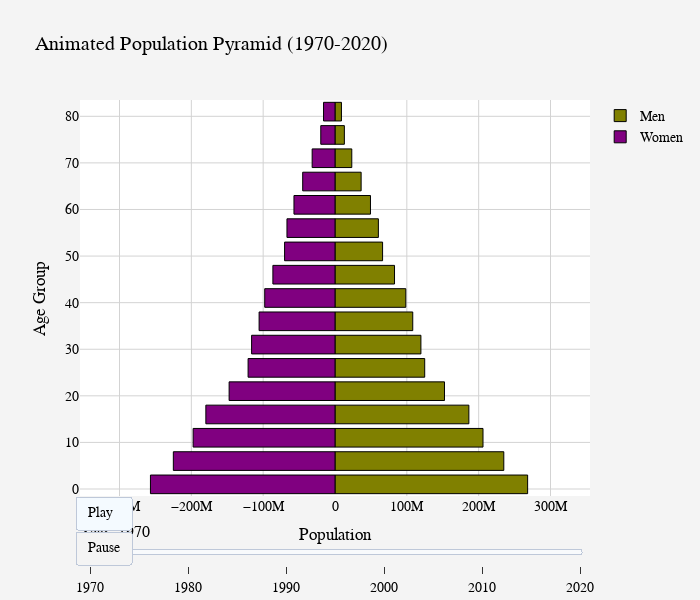

Notebook source saved alongside this figure:
### Code cell
# Trying to make an animated one..?

# Define available years
years = [1970, 1980, 1990, 2000, 2010, 2020]
ages = [f"{i}-{i+4}" for i in range(0, 85, 5)] + ["85+"]  # Includes 85+ group

# Function to create bar traces for a given year
def get_traces(year):
    male_values = world.loc[str(year)].filter(regex="Male").values
    female_values = world.loc[str(year)].filter(regex="Female").values

    return [
        go.Bar(
            x=male_values,
            y=[int(s.split('-')[0]) + 1 if '-' in s else int(s[:-1]) for s in ages],
            orientation='h',
            name='Men',
            marker=dict(color='olive', line=dict(color='black', width=1)),
            hoverinfo='skip'
        ),
        go.Bar(
            x=-female_values,  # Keep negative values for left alignment
            y=[int(s.split('-')[0]) + 1 if '-' in s else int(s[:-1]) for s in ages],
            orientation='h',
            name='Women',
            marker=dict(color='purple', line=dict(color='black', width=1)),
            hoverinfo='skip'
        )
    ]

# Ensure index is properly formatted for lookup
max_population = max(world.loc[world.index.astype(str).isin(map(str, years))].filter(regex="Male|Female").max().values)

# Create figure with initial data (1970)
fig2 = go.Figure(data=get_traces(1970), frames=[
    go.Frame(data=get_traces(year), name=str(year)) for year in years
])

# Update layout with proper axis alignment
fig2.update_layout(
    title="Animated World Population Pyramid (1970-2020)",
    width=700, height=600, paper_bgcolor='#f4f4f4', plot_bgcolor='#ffffff',
    font=dict(family="Arial, sans-serif", size=14, color="black"),
    xaxis=dict(title="Population", gridcolor='lightgray', range=[-max_population, max_population]),
    yaxis=dict(title="Age Group", gridcolor='lightgray'),
    barmode='overlay',
    showlegend=True,
    updatemenus=[{
        "buttons": [
            {"args": [None, {"frame": {"duration": 1000, "redraw": True}, "fromcurrent": True}],
             "label": "Play", "method": "animate"},
            {"args": [[None], {"frame": {"duration": 0, "redraw": True}, "mode": "immediate"}],
             "label": "Pause", "method": "animate"}
        ],
        "type": "buttons", "x": 0.1, "y": 0
    }],
    sliders=[{
        "steps": [{"args": [[str(year)], {"frame": {"duration": 0, "redraw": True}, "mode": "immediate"}],
                   "label": str(year), "method": "animate"} for year in years],
        "currentvalue": {"prefix": "Year: ", "font": {"size": 16}}
    }]
)

fig2.show()

### Figure 1 — Plotly figure (JSON) as saved in the notebook; plotly's stock layout.template omitted (floating-point values rounded to 4 significant figures)
{"data": [{"hoverinfo": "skip", "marker": {"color": "olive", "line": {"color": "black", "width": 1}}, "name": "Men", "orientation": "h", "type": "bar", "x": [268170523, 235015889, 206041424, 186355585, 152429287, 124895333, 119618199, 108244614, 98559412, 82864207, 66253436, 60402532, 49398168, 36396119, 23374568, 13045234, 8979539], "y": [1, 6, 11, 16, 21, 26, 31, 36, 41, 46, 51, 56, 61, 66, 71, 76, 81, 85]}, {"hoverinfo": "skip", "marker": {"color": "purple", "line": {"color": "black", "width": 1}}, "name": "Women", "orientation": "h", "type": "bar", "x": [-256927025, -225057027, -197507610, -179796861, -147420912, -121008410, -116111782, -105670376, -97832255, -86471694, -70188304, -66883271, -57131229, -44978528, -31810229, -19799405, -15949054], "y": [1, 6, 11, 16, 21, 26, 31, 36, 41, 46, 51, 56, 61, 66, 71, 76, 81, 85]}], "layout": {"barmode": "overlay", "font": {"color": "black", "family": "Arial, sans-serif", "size": 14}, "height": 600, "paper_bgcolor": "#f4f4f4", "plot_bgcolor": "#ffffff", "showlegend": true, "sliders": [{"currentvalue": {"font": {"size": 16}, "prefix": "Year: "}, "steps": [{"args": [["1970"], {"frame": {"duration": 0, "redraw": true}, "mode": "immediate"}], "label": "1970", "method": "animate"}, {"args": [["1980"], {"frame": {"duration": 0, "redraw": true}, "mode": "immediate"}], "label": "1980", "method": "animate"}, {"args": [["1990"], {"frame": {"duration": 0, "redraw": true}, "mode": "immediate"}], "label": "1990", "method": "animate"}, {"args": [["2000"], {"frame": {"duration": 0, "redraw": true}, "mode": "immediate"}], "label": "2000", "method": "animate"}, {"args": [["2010"], {"frame": {"duration": 0, "redraw": true}, "mode": "immediate"}], "label": "2010", "method": "animate"}, {"args": [["2020"], {"frame": {"duration": 0, "redraw": true}, "mode": "immediate"}], "label": "2020", "method": "animate"}]}], "title": {"text": "Animated Population Pyramid (1970-2020)"}, "updatemenus": [{"buttons": [{"args": [null, {"frame": {"duration": 1000, "redraw": true}, "fromcurrent": true}], "label": "Play", "method": "animate"}, {"args": [[null], {"frame": {"duration": 0, "redraw": true}, "mode": "immediate"}], "label": "Pause", "method": "animate"}], "type": "buttons", "x": 0.1, "y": 0}], "width": 700, "xaxis": {"gridcolor": "lightgray", "range": [-355003268, 355003268], "title": {"text": "Population"}}, "yaxis": {"gridcolor": "lightgray", "title": {"text": "Age Group"}}}}
